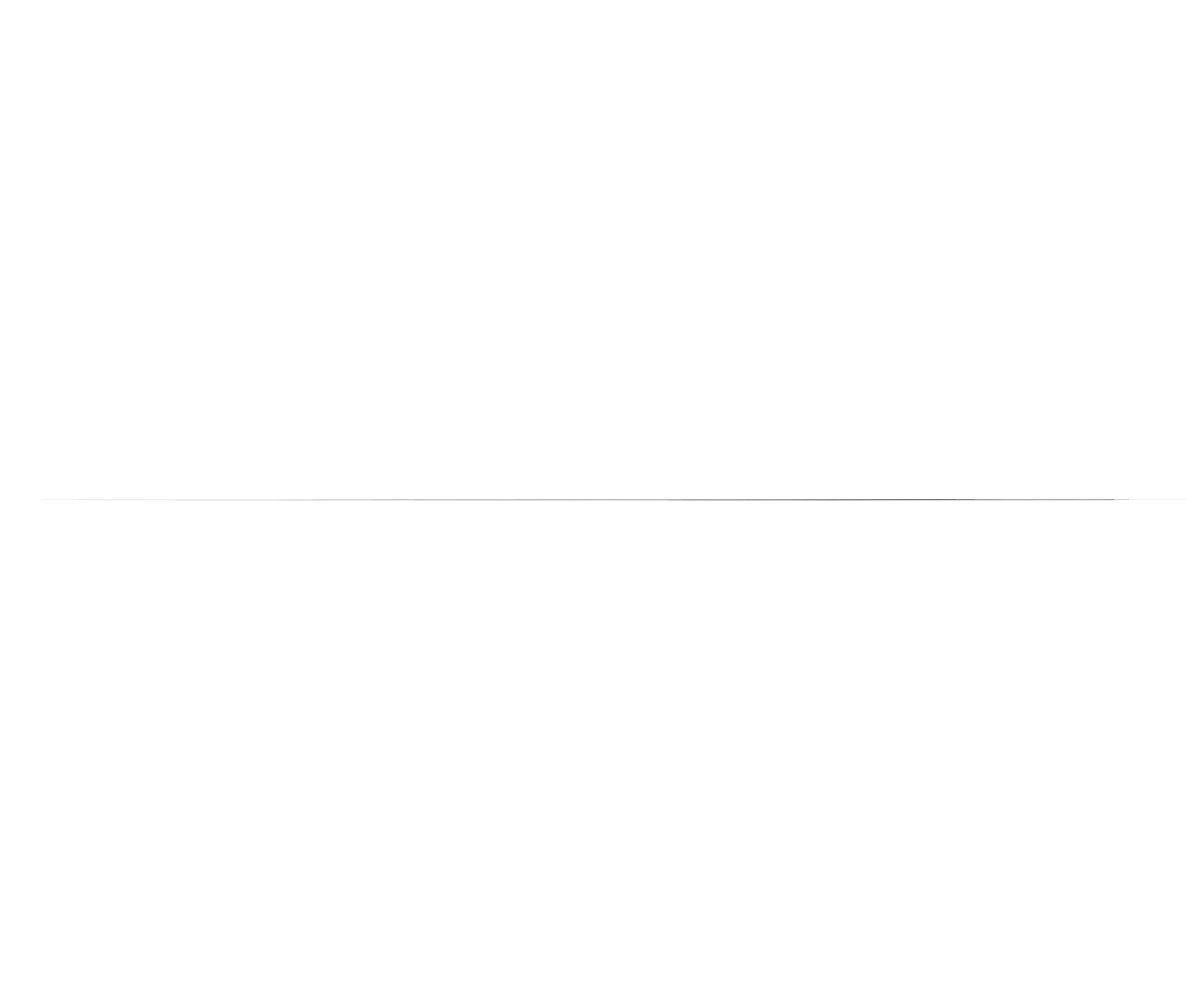
Frame 1 (no input)
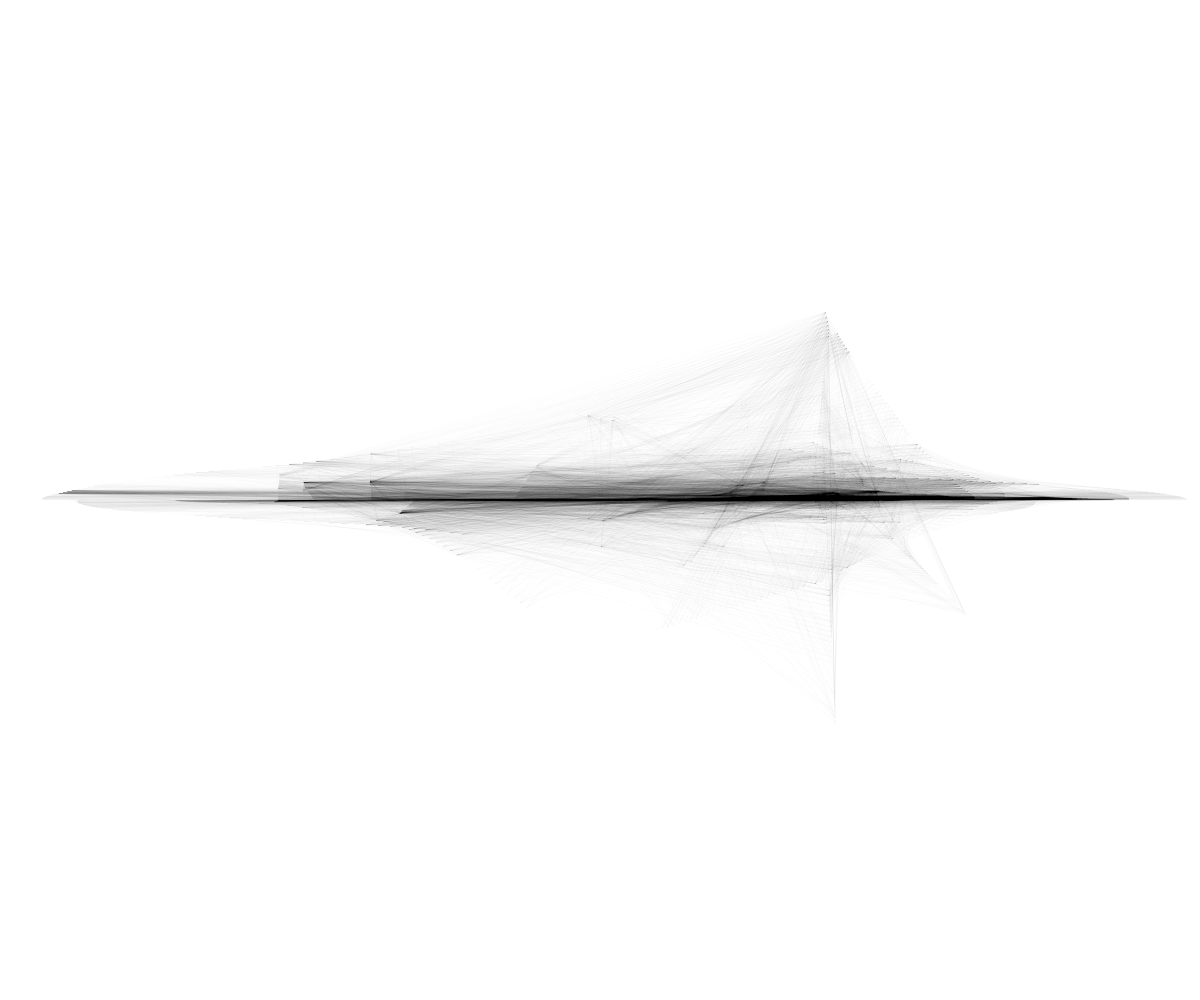
Frame 60 (no input)
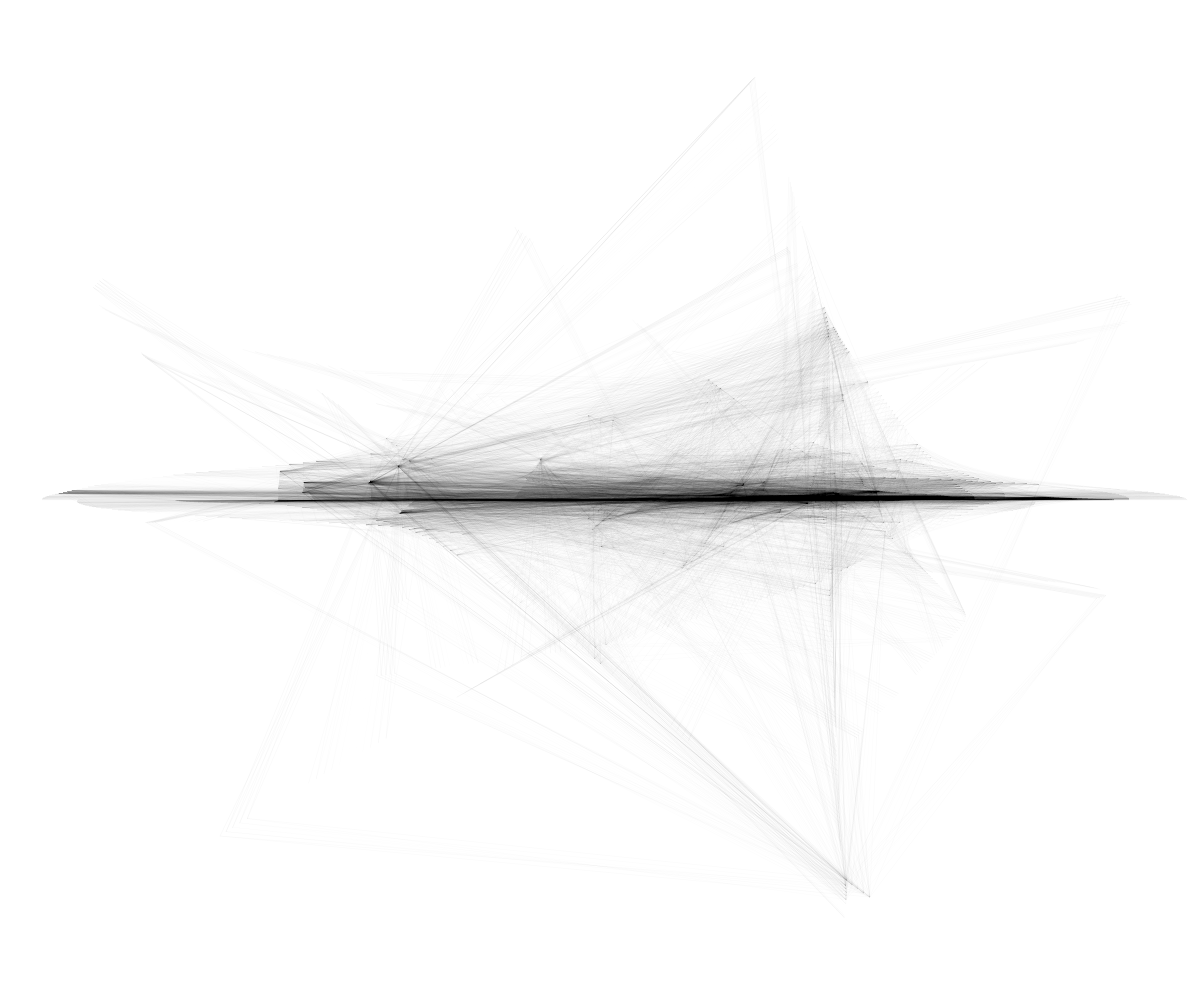
Frame 120 (the mouse pressed at the canvas centre since frame 60)

The p5.js sketch that drew these frames (run headless with seeded random() and noise() and a simulated clock; from frame 60 on, the mouse is pressed at the canvas centre):

// p5.js sketch
// ── sketch.js
var b;

function setup() {     
    createCanvas(windowWidth, windowHeight);
    background(255);
    b = new BallSystem(27);
    b.add();
}

function draw() {
    //background(255);
    b.run();
}

function BallSystem(_n){
    this.balls = [];
    this.numOfBalls = _n || 10;
    
    this.add = function(){
        for(var i=0; i<this.numOfBalls; i++){
            this.balls.push(new Ball(random(1,3)));
        }
    }
    
    this.run = function(){
        for (var i=0; i<this.balls.length; i++){

            // Friction force
            var friction = this.balls[i].speed.copy();
            friction.mult(-1);
            friction.normalize();
            friction.mult(0.03);
            this.balls[i].applyForce(friction);
            
            this.balls[i].run();
            
            this.balls[i].checkCollisions();

            this.balls[i].aging();
        }
    }
}

function Ball(_m, _l) {
    this.speed = createVector(random(-1,1), random(-1,1));
    this.loc = _l || createVector(random(width), height/2);
    this.acc = createVector(0, 0);
    this.mass = _m || 3;
    this.d = this.mass * 10;
    
    this.maxMass = 6;
    this.agingRate = random(0.003, 0.015);

    this.run = function() {
        this.d = this.mass * 10;
        
        //this.draw();
        this.move();
        this.borders();
    }

    this.draw = function() {
        noStroke();
        noFill();
        ellipse(this.loc.x, this.loc.y, this.d, this.d);
    }

    this.move = function() {
        this.speed.add(this.acc);
        this.loc.add(this.speed);
        this.acc.mult(0);
    }

 this.borders = function(){
        if(this.loc.x < 0.2*width) this.acc.x += 0.5;
        if(this.loc.x > 0.8*width) this.acc.x += -0.5;
        if(this.loc.y < 0.1*height) this.acc.y += 0.5;
        if(this.loc.y > 0.9*height) this.acc.y += -0.5;
    }

    this.applyForce = function(f) {
        var adjustedForce = f.copy();
        adjustedForce.div(this.mass);
        this.acc.add(adjustedForce);
    }
    
    this.checkCollisions = function(){
        this.intersects = false;
        for(var i = 0; i<b.balls.length; i++){
            if(this != b.balls[i]){
                
                // get a vector in the opposite direction of the collision
                var direction = p5.Vector.sub(this.loc, b.balls[i].loc);
                
                // check for collision for the current cell
                if(direction.mag() < this.d/2 + b.balls[i].d/2){
                    
                    // DRAW LINES
                    for(var i = 0; i<b.balls.length; i++){
                        if(this != b.balls[i]){
                            var rMax = Math.sqrt(width*width + height*height);
                            
                            stroke(0, map(direction.copy().mag(), 0, rMax, 0, 255));
                            line(this.loc.x,this.loc.y,b.balls[i].loc.x,b.balls[i].loc.y);
                        }
                    }
                    
                    direction.setMag(0.8);
                    this.applyForce(direction);
                }
            }
        }
    }
    
    this.aging = function(){
        
        // make the balls grow with time
        this.mass += this.agingRate;
        if(this.mass > this.maxMass){
            if(random()<0.55){
                
                // make the two new balls
                b.balls.push(this.mitosis());
                b.balls.push(this.mitosis());
                
                // erase the previous dead cell
                var index = b.balls.indexOf(this);
                b.balls.splice(index,1);
            }
            else{
                // erase the dead cell
                var index = b.balls.indexOf(this);
                b.balls.splice(index,1);
            }
        }
    }
    
    this.mitosis = function(){
        
        // set the position for the new cell
        var childLoc = createVector(this.loc.x+5, this.loc.y+5)
        
        // create the new cell
        var childCell = new Ball(this.mass/3, childLoc);
        return childCell;
    }
}


//////// DESCRIPTION OF EXTENSION ////////

/* For the extension I created a function b to decrease the amount of code in draw and setup, I also made the balls change color as they age using lerpColor and lastly I made the balls fade into blue when the mouse button is held to better visualise the wind force.
*/
